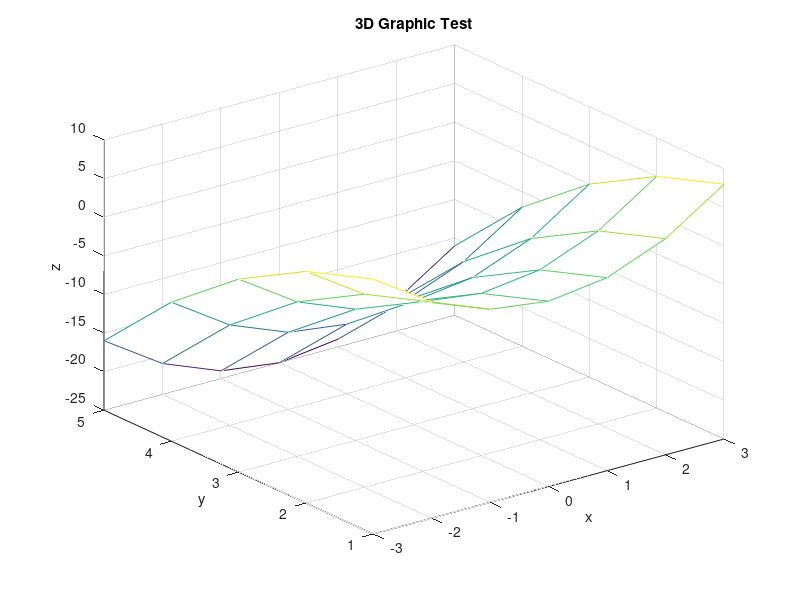

MATLAB code for this plot:
x=-3:3;
y=1:5;
[X,Y]=meshgrid(x,y)
Z=X.^2-Y.^2;
mesh(X,Y,Z)
xlabel('x')
ylabel('y')
zlabel('z')
title('3D Graphic Test')
grid on